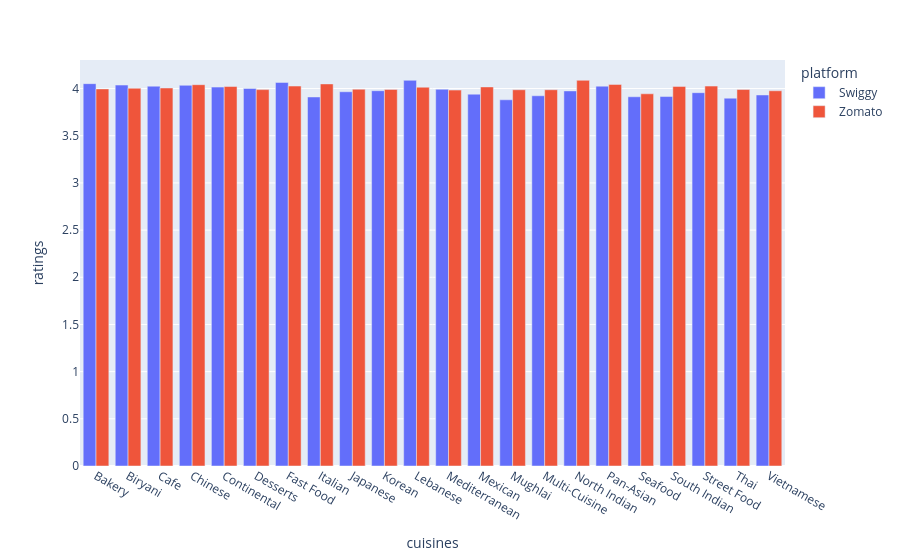

The notebook cell this image was saved under:
### Code cell
fig = px.bar(
    ratings_df_new,
    x='cuisines',
    y='ratings',
    color='platform',
    barmode='group'
)
fig.show()

### Figure 1 — Plotly figure (JSON) as saved in the notebook; plotly's stock layout.template omitted (floating-point values rounded to 4 significant figures)
{"data": [{"alignmentgroup": "True", "hovertemplate": "platform=Swiggy<br>cuisines=%{x}<br>ratings=%{y}<extra></extra>", "legendgroup": "Swiggy", "marker": {"color": "#636efa", "pattern": {"shape": ""}}, "name": "Swiggy", "offsetgroup": "Swiggy", "orientation": "v", "showlegend": true, "textposition": "auto", "type": "bar", "x": ["Bakery", "Biryani", "Cafe", "Chinese", "Continental", "Desserts", "Fast Food", "Italian", "Japanese", "Korean", "Lebanese", "Mediterranean", "Mexican", "Mughlai", "Multi-Cuisine", "North Indian", "Pan-Asian", "Seafood", "South Indian", "Street Food", "Thai", "Vietnamese"], "xaxis": "x", "y": [4.052, 4.037, 4.025, 4.034, 4.015, 4.002, 4.065, 3.911, 3.966, 3.977, 4.087, 3.992, 3.941, 3.881, 3.923, 3.975, 4.025, 3.913, 3.915, 3.956, 3.898, 3.932], "yaxis": "y"}, {"alignmentgroup": "True", "hovertemplate": "platform=Zomato<br>cuisines=%{x}<br>ratings=%{y}<extra></extra>", "legendgroup": "Zomato", "marker": {"color": "#EF553B", "pattern": {"shape": ""}}, "name": "Zomato", "offsetgroup": "Zomato", "orientation": "v", "showlegend": true, "textposition": "auto", "type": "bar", "x": ["Bakery", "Biryani", "Cafe", "Chinese", "Continental", "Desserts", "Fast Food", "Italian", "Japanese", "Korean", "Lebanese", "Mediterranean", "Mexican", "Mughlai", "Multi-Cuisine", "North Indian", "Pan-Asian", "Seafood", "South Indian", "Street Food", "Thai", "Vietnamese"], "xaxis": "x", "y": [3.996, 4.004, 4.006, 4.041, 4.022, 3.989, 4.027, 4.049, 3.993, 3.991, 4.014, 3.984, 4.017, 3.987, 3.987, 4.088, 4.044, 3.944, 4.023, 4.026, 3.99, 3.977], "yaxis": "y"}], "layout": {"barmode": "group", "legend": {"title": {"text": "platform"}, "tracegroupgap": 0}, "margin": {"t": 60}, "xaxis": {"anchor": "y", "domain": [0, 1], "title": {"text": "cuisines"}}, "yaxis": {"anchor": "x", "domain": [0, 1], "title": {"text": "ratings"}}}}
